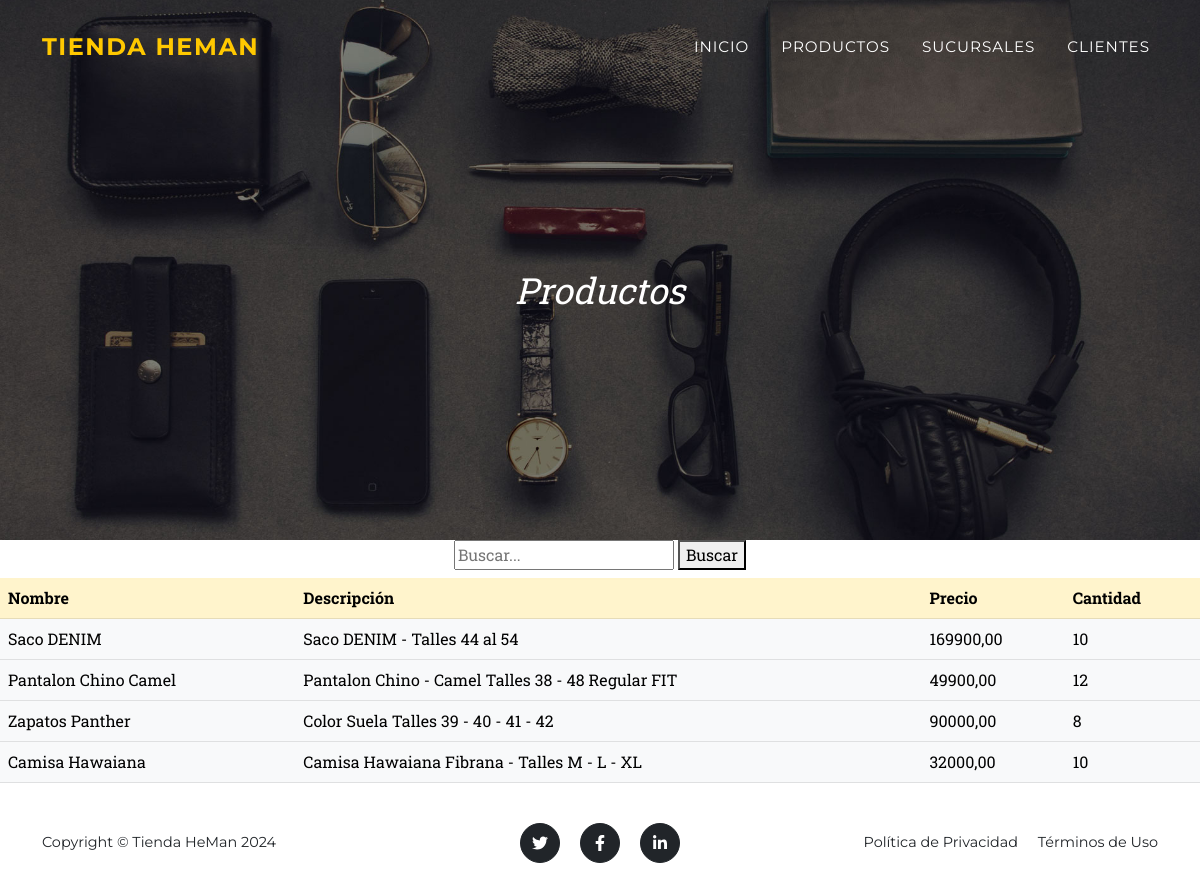
/productos/, run on the app's committed database.
### app_tienda/models.py (models this page shows, shortened)
class Producto(models.Model):
    nombre = models.CharField(max_length=100)
    descripcion = models.TextField()
    precio = models.DecimalField(max_digits=10, decimal_places=2)
    cantidad = models.IntegerField()

### app_tienda/views.py (the view)
# urls.py: path('productos/', productos, name="productos"),
def productos(request):
    query = request.GET.get("q")
    if query:
        productos = Producto.objects.filter(nombre__icontains=query)
    else:
        productos = Producto.objects.all()
    return render(request,"app_tienda/producto.html",{"productos":productos})

### app_tienda/templates/app_tienda/producto.html (shortened to what this page needs)
{% extends 'app_tienda/base.html' %}
{% load static %}
{% block content %}
<header class="masthead">
    <div class="container">
        <div class="masthead-subheading">Productos</div>
    </div>
</header>
    <div class="d-flex flex-column align-items-center mb-2">
      <form action="" method="GET">
        <input type="text" name="q" placeholder="Buscar..." required>
        <button type="submit">Buscar</button>
      </form>
    </div>
<table class="table">
    <thead>
      <tr class="table-warning">
        <th scope="col">Nombre</th>
        <th scope="col">Descripción</th>
		    <th scope="col">Precio</th>
		    <th scope="col">Cantidad</th>
      </tr>
    </thead>
    <tbody>
    {% for producto in productos %}
      <tr class="table-light">
        <td>{{producto.nombre}}</td>
        <td>{{producto.descripcion}}</td>
		<td>{{producto.precio}}</td>
		<td>{{producto.cantidad}}</td>
        {% endfor %}
      </tr>
    </tbody>
  </table>
{% endblock%}

### app_tienda/templates/app_tienda/base.html (shortened to what this page needs)
{% load static %}
<!DOCTYPE html>
<html lang="en">
    <head>
        <link href="{% static 'app_tienda/css/styles.css' %}" rel="stylesheet" />
    </head>
    <body id="page-top">
        <nav class="navbar navbar-expand-lg navbar-dark fixed-top" id="mainNav">
            <div class="container">
                <a class="navbar-brand" href="{% url 'inicio' %}">Tienda HeMan</a>
                <div class="collapse navbar-collapse" id="navbarResponsive">
                    <ul class="navbar-nav text-uppercase ms-auto py-4 py-lg-0">
                        <li class="nav-item"><a class="nav-link" href="{% url 'inicio' %}">Inicio</a></li>
                        <li class="nav-item"><a class="nav-link" href="{% url 'productos' %}">Productos</a></li>
                        <li class="nav-item"><a class="nav-link" href="{% url 'sucursales' %}">Sucursales</a></li>
                        <li class="nav-item"><a class="nav-link" href="{% url 'clientes' %}">Clientes</a></li>
                    </ul>
                </div>
            </div>
        </nav>
        {% block content %}
        {% endblock %}
        <footer class="footer py-4">
            <div class="container">
                <div class="row align-items-center">
                    <div class="col-lg-4 text-lg-start">Copyright &copy; Tienda HeMan 2024</div>
                    <div class="col-lg-4 my-3 my-lg-0">
                        <a class="btn btn-dark btn-social mx-2" href="#!" aria-label="Twitter"><i class="fab fa-twitter"></i></a>
                        <a class="btn btn-dark btn-social mx-2" href="#!" aria-label="Facebook"><i class="fab fa-facebook-f"></i></a>
                        <a class="btn btn-dark btn-social mx-2" href="#!" aria-label="LinkedIn"><i class="fab fa-linkedin-in"></i></a>
                    </div>
                    <div class="col-lg-4 text-lg-end">
                        <a class="link-dark text-decoration-none me-3" href="#!">Política de Privacidad</a>
                        <a class="link-dark text-decoration-none" href="#!">Términos de Uso</a>
                    </div>
                </div>
            </div>
        </footer>
    </body>
</html>

### data on the page
Producto: nombre "Saco DENIM", descripcion "Saco DENIM - Talles 44 al 54", precio "169900,00", cantidad "10"
Producto: nombre "Pantalon Chino Camel", descripcion "Pantalon Chino - Camel Talles 38 - 48 Regular FIT", precio "49900,00", cantidad "12"
Producto: nombre "Zapatos Panther", descripcion "Color Suela Talles 39 - 40 - 41 - 42", precio "90000,00", cantidad "8"
Producto: nombre "Camisa Hawaiana", descripcion "Camisa Hawaiana Fibrana - Talles M - L - XL", precio "32000,00", cantidad "10"
